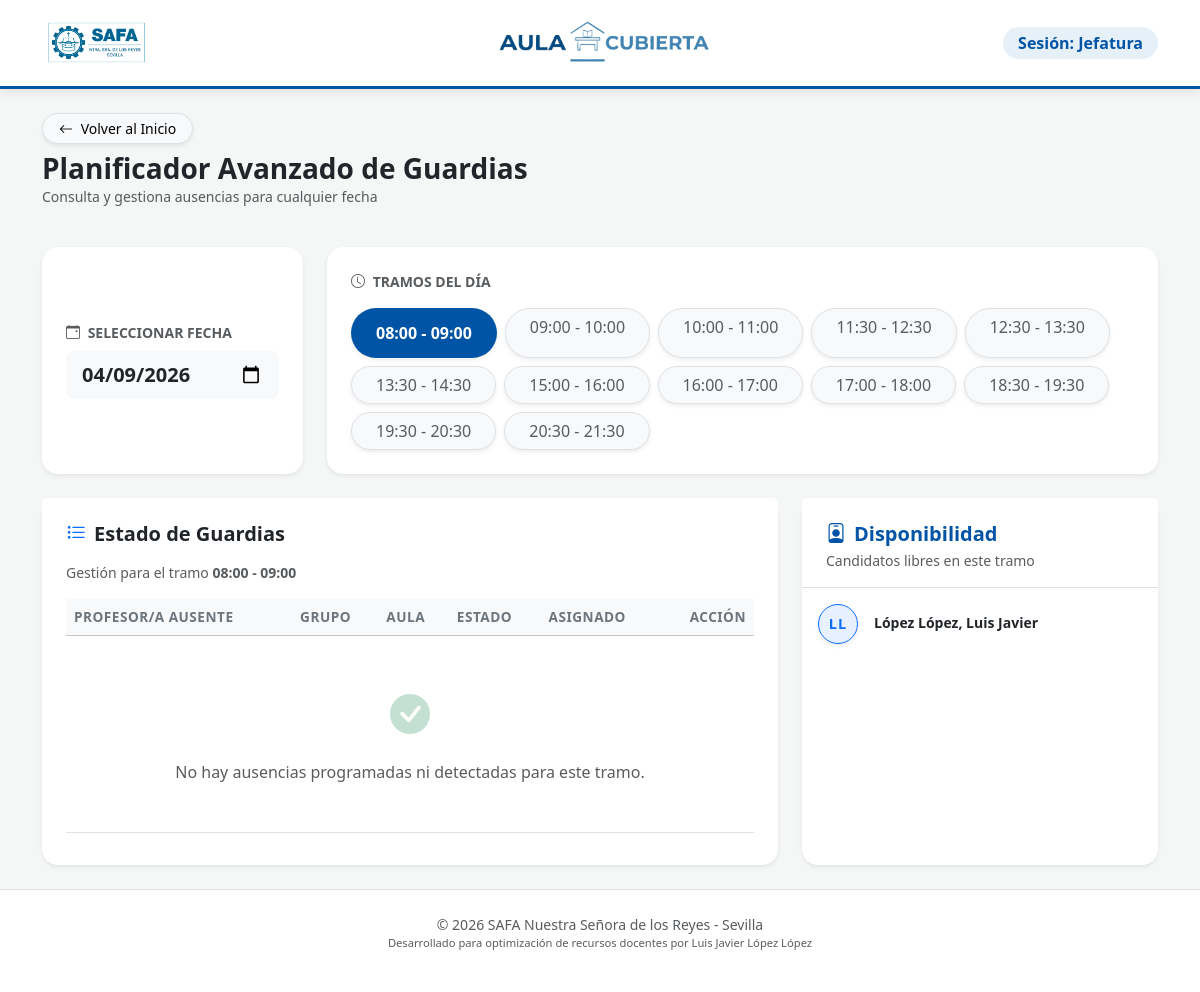
The app's page /gestion-guardias/, older data.
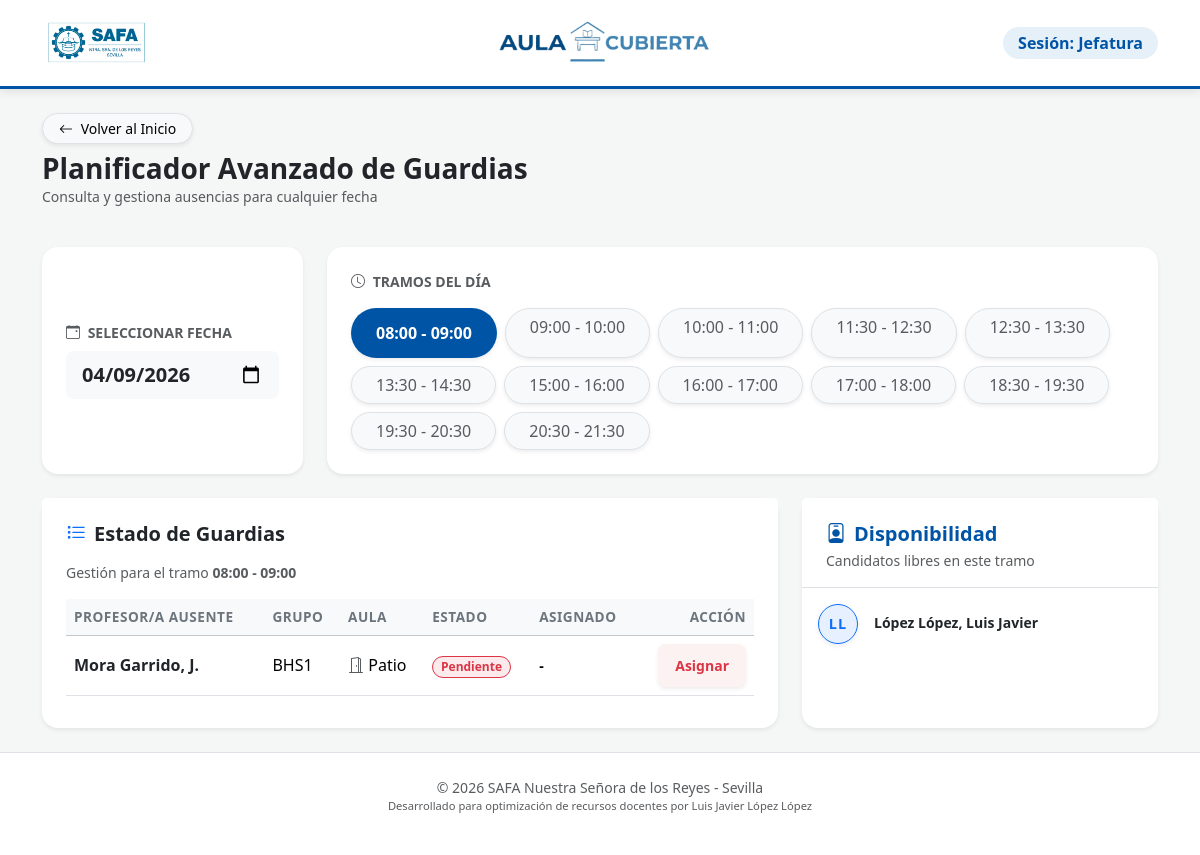
The same page, newer data.
### safa_guardias/models.py (models this page shows, shortened)
class TramoHorario(models.Model):
    DIAS_CHOICES = [
        ('L', 'Lunes'),
        ('M', 'Martes'),
        ('X', 'Miércoles'),
        ('J', 'Jueves'),
        ('V', 'Viernes'),
        ('S', 'Sábado'),
        ('D', 'Domingo'),
    ]
    hora_inicio = models.TimeField()
    hora_fin = models.TimeField()
    dia_semana = models.CharField(
        max_length=1,
        choices=DIAS_CHOICES,
        default='L'
    )
    class Meta:
        verbose_name = "Tramo Horario"
        verbose_name_plural = "Tramos Horarios"
        ordering = ['dia_semana', 'hora_inicio']

class Profesor(models.Model):
    nombre= models.CharField(max_length=100)
    apellidos = models.CharField(max_length=150)
    email = models.EmailField(unique=True)
    abreviatura = models.CharField(max_length=10, default='', unique=True)
    class Meta:
        ordering = ['apellidos', 'nombre']

class RegistroGuardia(models.Model):
    ESTADO_CHOICES = [
        ('PENT', 'Pendiente'),
        ('COB', 'Cubierta'),
        ('AUTO', 'Autogestionada (Sin profesor)'),
    ]
    fecha = models.DateField(default=timezone.now)
    tramo_horario = models.ForeignKey(TramoHorario, on_delete=models.CASCADE)
    grupo = models.ForeignKey(Grupo, on_delete=models.CASCADE)
    aula = models.ForeignKey(Aula, on_delete=models.CASCADE)
    materia = models.ForeignKey(Materia, on_delete=models.CASCADE)
    profesor_ausente = models.ForeignKey(Profesor, on_delete=models.CASCADE, related_name='clases_perdidas')
    profesor_guardia = models.ForeignKey(Profesor, on_delete=models.SET_NULL, null=True, blank=True,
                                         related_name='guardias_atendidas')
    estado = models.CharField(max_length=4, choices=ESTADO_CHOICES, default='PENT')
    observaciones = models.TextField(blank=True)
    class Meta:
        verbose_name = "Registro de Guardia"
        verbose_name_plural = "Seguimiento de Guardias Diarias"
        unique_together = ['fecha', 'tramo_horario', 'grupo', 'profesor_ausente']

class Grupo(models.Model):
    ETAPAS_CHOICES = [
        ('INF', 'Infantil'),
        ('PRI', 'Primaria'),
        ('ESO', 'ESO'),
        ('BAC', 'Bachillerato'),
        ('CIC', 'Ciclos'),
        ('OTR', 'Otros'),
    ]
    nombre = models.CharField(max_length=100)
    curso = models.CharField(max_length=250)
    etapa = models.CharField(
        max_length=3,
        choices=ETAPAS_CHOICES,
        default='ESO'
    )

class Aula(models.Model):
    nombre = models.CharField(max_length=100, unique=True)
    pabellon = models.CharField(max_length=250)
    abrev = models.CharField(max_length=10, default='', unique=True)

### safa_guardias/views.py (the view)
# urls.py: path('gestion-guardias/', views.gestion_guardias_global, name='gestion_guardias_global'),
def gestion_guardias_global(request):
    fecha_str = request.GET.get('fecha')
    tramo_id = request.GET.get('tramo')
    if fecha_str:
        try:
            fecha_consulta = datetime.strptime(fecha_str, '%Y-%m-%d').date()
        except ValueError:
            fecha_consulta = timezone.localtime().date()
    else:
        fecha_consulta = timezone.localtime().date()
    dias_map = {0: 'L', 1: 'M', 2: 'X', 3: 'J', 4: 'V', 5: 'S', 6: 'D'}
    dia_sem = dias_map[fecha_consulta.weekday()]
    tramos_del_dia = TramoHorario.objects.filter(dia_semana=dia_sem).order_by('hora_inicio')
    tramo_seleccionado = None
    if tramo_id:
        tramo_seleccionado = tramos_del_dia.filter(id=tramo_id).first()
    if not tramo_seleccionado and tramos_del_dia.exists():
        tramo_seleccionado = tramos_del_dia.first()
    generar_guardias_del_dia(fecha_consulta)
    guardias_dia = RegistroGuardia.objects.filter(fecha=fecha_consulta).select_related('profesor_ausente', 'grupo',
                                                                                       'tramo_horario')
    guardias_tramo = guardias_dia.filter(tramo_horario=tramo_seleccionado) if tramo_seleccionado else []
    disponibles = obtener_profesores_disponibles(tramo_seleccionado, fecha_consulta) if tramo_seleccionado else []
    resumen_tramos = guardias_dia.values('tramo_horario').annotate(
        pendientes=Count('id', filter=Q(estado='PENT')),
        total=Count('id')
    )
    info_tramos = {item['tramo_horario']: item for item in resumen_tramos}
    context = {
        'fecha_consulta': fecha_consulta,
        'tramos_del_dia': tramos_del_dia,
        'tramo_seleccionado': tramo_seleccionado,
        'guardias_tramo': guardias_tramo,
        'profesores_disponibles': disponibles,
        'info_tramos': info_tramos,
    }
    return render(request, 'gestion_guardias_global.html', context)

### templates/gestion_guardias_global.html (shortened to what the changed rows need)
{% extends 'base.html' %}
{% block body %}
    <main class="container py-4">
        <div class="row g-4 mb-4">
            <div class="col-lg-9">
                <div class="card border-0 shadow-sm rounded-4 h-100">
                    <div class="card-body p-4 d-flex flex-column justify-content-center">
                        <div class="d-flex flex-wrap gap-2">
                            {% for tramo in tramos_del_dia %}
                                <a href="?fecha={{ fecha_consulta|date:'Y-m-d' }}&tramo={{ tramo.id }}"
                                   class="btn rounded-pill px-4 shadow-sm {% if tramo_seleccionado and tramo_seleccionado.id == tramo.id %}btn-safa fw-bold{% else %}btn-light border text-muted{% endif %}">
                                    {{ tramo.hora_inicio|time:"H:i" }} - {{ tramo.hora_fin|time:"H:i" }}
                                </a>
                            {% empty %}
                                <div class="text-muted w-100 py-2">
                                    <i class="bi bi-info-circle me-1"></i> No hay tramos lectivos configurados para este día.
                                </div>
                            {% endfor %}
                        </div>
                    </div>
                </div>
            </div>
        </div>
        {% if tramo_seleccionado %}
        <div class="row g-4">
            <div class="col-lg-8">
                <div class="card border-0 shadow-sm rounded-4 h-100">
                    <div class="card-header bg-white border-bottom-0 pt-4 pb-0 px-4 d-flex justify-content-between align-items-center">
                        <h5 class="fw-bold mb-0">
                            <i class="bi bi-list-task text-primary me-2"></i>Estado de Guardias
                        </h5>
                    </div>
                    <div class="card-body px-4 pt-3">
                        <p class="text-muted small mb-3">
                            Gestión para el tramo <strong>{{ tramo_seleccionado.hora_inicio|time:"H:i" }} - {{ tramo_seleccionado.hora_fin|time:"H:i" }}</strong>
                        </p>
                        <div class="table-responsive">
                            <table class="table table-hover align-middle table-panel">
                                <thead class="table-light">
                                <tr>
                                    <th>Profesor/a Ausente</th>
                                    <th>Grupo</th>
                                    <th>Aula</th>
                                    <th>Estado</th>
                                    <th>Asignado</th>
                                    <th class="text-end">Acción</th>
                                </tr>
                                </thead>
                                <tbody>
                                {% for g in guardias_tramo %}
                                    <tr>
                                        <td class="fw-bold text-dark">{{ g.profesor_ausente.apellidos }}, {{ g.profesor_ausente.nombre|slice:":1" }}.</td>
                                        <td>{{ g.grupo.nombre }}</td>
                                        <td><i class="bi bi-door-open text-muted"></i> {{ g.aula.abrev }}</td>
                                        <td>
                                            {% if g.estado == 'PENT' %}
                                                <span class="badge bg-danger bg-opacity-10 text-danger border border-danger rounded-pill">Pendiente</span>
                                            {% elif g.estado == 'AUTO' %}
                                                <span class="badge bg-info bg-opacity-10 text-info border border-info rounded-pill">Autogestión</span>
                                            {% else %}
                                                <span class="badge bg-success bg-opacity-10 text-success border border-success rounded-pill">
                                                    <i class="bi bi-check2-circle"></i> Cubierta
                                                </span>
                                            {% endif %}
                                        </td>
                                        <td class="small fw-bold">{{ g.profesor_guardia.abreviatura|default:"-" }}</td>
                                        <td class="text-end">
                                            {% if g.estado == 'PENT' %}
                                                <a href="{% url 'asignar_guardia' g.id %}" class="btn btn-sm btn-safa-danger px-3 shadow-sm">Asignar</a>
                                            {% else %}
                                                <button class="btn btn-sm btn-safa-light border px-2">Editar</button>
                                            {% endif %}
                                        </td>
                                    </tr>
                                {% empty %}
                                    <tr>
                                        <td colspan="6" class="text-center py-5 text-muted">
                                            <i class="bi bi-check-circle-fill fs-1 text-success opacity-25 d-block mb-3"></i>
                                            No hay ausencias programadas ni detectadas para este tramo.
                                        </td>
                                    </tr>
                                {% endfor %}
                                </tbody>
                            </table>
                        </div>
                    </div>
                </div>
            </div>
            <div class="col-lg-4">
                <div class="card border-0 shadow-sm rounded-4 h-100">
                    <div class="card-header bg-white border-bottom-0 pt-4 pb-0 px-4">
                        <h5 class="fw-bold mb-0 icon-safa">
                            <i class="bi bi-person-badge me-2"></i>Disponibilidad
                        </h5>
                        <p class="text-muted small mt-1 mb-0">Candidatos libres en este tramo</p>
                    </div>
                    <div class="card-body p-0 mt-3 d-flex flex-column">
                        <div class="list-group list-group-flush border-top flex-grow-1" style="max-height: 500px; overflow-y: auto;">
                            {% for profe in profesores_disponibles %}
                                <div class="list-group-item border-0 p-3 d-flex justify-content-between align-items-center">
                                    <div class="d-flex align-items-center">
                                        <div class="rounded-circle bg-primary bg-opacity-10 text-primary border border-primary d-flex align-items-center justify-content-center me-3 fw-bold shadow-sm" style="width: 40px; height: 40px; font-size: 0.9rem; letter-spacing: 1px;">
                                            {{ profe.nombre|slice:":1" }}{{ profe.apellidos|slice:":1" }}
                                        </div>
                                        <div>
                                            <h6 class="mb-0 fw-bold small">{{ profe.apellidos }}, {{ profe.nombre }}</h6>
                                        </div>
                                    </div>
                                </div>
                            {% empty %}
                                <div class="p-4 text-center text-muted">
                                    <i class="bi bi-person-slash d-block fs-2 mb-2"></i>
                                    Sin personal libre detectado para este tramo.
                                </div>
                            {% endfor %}
                        </div>
                    </div>
                </div>
            </div>
        </div>
        {% endif %}
    </main>
{% endblock %}

Row changes from the older to the newer data that the page shows:
added RegistroGuardia: profesor_ausente.apellidos "Mora Garrido", profesor_ausente.nombre "J", grupo.nombre "BHS1", aula.abrev "Patio", estado "Pendiente", profesor_guardia.abreviatura "-"
Text that changed along with them:
text no longer shown: "No hay ausencias programadas ni detectadas para este tramo."
